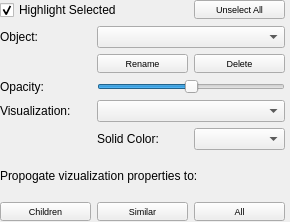
<?xml version="1.0" encoding="UTF-8"?>
<ui version="4.0">
 <class>ObjectPanelWidget</class>
 <widget class="QWidget" name="ObjectPanelWidget">
  <property name="geometry">
   <rect>
    <x>0</x>
    <y>0</y>
    <width>290</width>
    <height>222</height>
   </rect>
  </property>
  <property name="sizePolicy">
   <sizepolicy hsizetype="Fixed" vsizetype="Fixed">
    <horstretch>0</horstretch>
    <verstretch>0</verstretch>
   </sizepolicy>
  </property>
  <property name="minimumSize">
   <size>
    <width>290</width>
    <height>222</height>
   </size>
  </property>
  <property name="windowTitle">
   <string>Form</string>
  </property>
  <widget class="QWidget" name="gridLayoutWidget">
   <property name="geometry">
    <rect>
     <x>0</x>
     <y>0</y>
     <width>285</width>
     <height>221</height>
    </rect>
   </property>
   <property name="sizePolicy">
    <sizepolicy hsizetype="Fixed" vsizetype="Preferred">
     <horstretch>0</horstretch>
     <verstretch>0</verstretch>
    </sizepolicy>
   </property>
   <layout class="QGridLayout" name="gridLayout">
    <item row="0" column="2">
     <widget class="QPushButton" name="objectUnselectAllButton">
      <property name="font">
       <font>
        <pointsize>7</pointsize>
       </font>
      </property>
      <property name="text">
       <string>Unselect All</string>
      </property>
     </widget>
    </item>
    <item row="3" column="1" colspan="2">
     <widget class="QSlider" name="objectOpacitySlider">
      <property name="font">
       <font>
        <pointsize>5</pointsize>
       </font>
      </property>
      <property name="maximum">
       <number>100</number>
      </property>
      <property name="value">
       <number>50</number>
      </property>
      <property name="orientation">
       <enum>Qt::Horizontal</enum>
      </property>
     </widget>
    </item>
    <item row="4" column="0">
     <widget class="QLabel" name="objectColorByLabel">
      <property name="text">
       <string>Visualization:</string>
      </property>
     </widget>
    </item>
    <item row="7" column="0">
     <widget class="QPushButton" name="objectPropertiesToChildrenButton">
      <property name="font">
       <font>
        <pointsize>7</pointsize>
       </font>
      </property>
      <property name="text">
       <string>Children</string>
      </property>
     </widget>
    </item>
    <item row="1" column="1" colspan="2">
     <widget class="QComboBox" name="objectNameComboBox">
      <property name="accessibleName">
       <string/>
      </property>
      <property name="currentText">
       <string/>
      </property>
     </widget>
    </item>
    <item row="4" column="1" colspan="2">
     <widget class="QComboBox" name="objectColorByComboBox">
      <property name="accessibleName">
       <string/>
      </property>
      <property name="currentText">
       <string/>
      </property>
     </widget>
    </item>
    <item row="5" column="1">
     <widget class="QLabel" name="objectColorLabel">
      <property name="text">
       <string>Solid Color:</string>
      </property>
     </widget>
    </item>
    <item row="1" column="0">
     <widget class="QLabel" name="objectNameLabel">
      <property name="text">
       <string>Object:</string>
      </property>
     </widget>
    </item>
    <item row="0" column="0" colspan="2">
     <widget class="QCheckBox" name="objectHighlightSelectedObjectsCheckBox">
      <property name="text">
       <string>Highlight Selected</string>
      </property>
      <property name="checked">
       <bool>true</bool>
      </property>
     </widget>
    </item>
    <item row="2" column="1">
     <widget class="QPushButton" name="objectRenameButton">
      <property name="font">
       <font>
        <pointsize>7</pointsize>
       </font>
      </property>
      <property name="text">
       <string>Rename</string>
      </property>
     </widget>
    </item>
    <item row="3" column="0">
     <widget class="QLabel" name="objectOpacityLabel">
      <property name="text">
       <string>Opacity:</string>
      </property>
     </widget>
    </item>
    <item row="5" column="2">
     <widget class="QComboBox" name="objectColorComboBox">
      <property name="accessibleName">
       <string/>
      </property>
      <property name="currentText">
       <string/>
      </property>
     </widget>
    </item>
    <item row="7" column="1">
     <widget class="QPushButton" name="objectPropertiesToSimilarButton">
      <property name="font">
       <font>
        <pointsize>7</pointsize>
       </font>
      </property>
      <property name="text">
       <string>Similar</string>
      </property>
     </widget>
    </item>
    <item row="7" column="2">
     <widget class="QPushButton" name="objectPropertiesToAllButton">
      <property name="font">
       <font>
        <pointsize>7</pointsize>
       </font>
      </property>
      <property name="text">
       <string>All</string>
      </property>
     </widget>
    </item>
    <item row="2" column="2">
     <widget class="QPushButton" name="objectDeleteButton">
      <property name="font">
       <font>
        <pointsize>7</pointsize>
       </font>
      </property>
      <property name="text">
       <string>Delete</string>
      </property>
     </widget>
    </item>
    <item row="6" column="0" colspan="3">
     <widget class="QLabel" name="objectApplyToLabel">
      <property name="text">
       <string>Propogate vizualization properties to:</string>
      </property>
     </widget>
    </item>
   </layout>
  </widget>
 </widget>
 <resources/>
 <connections/>
</ui>
